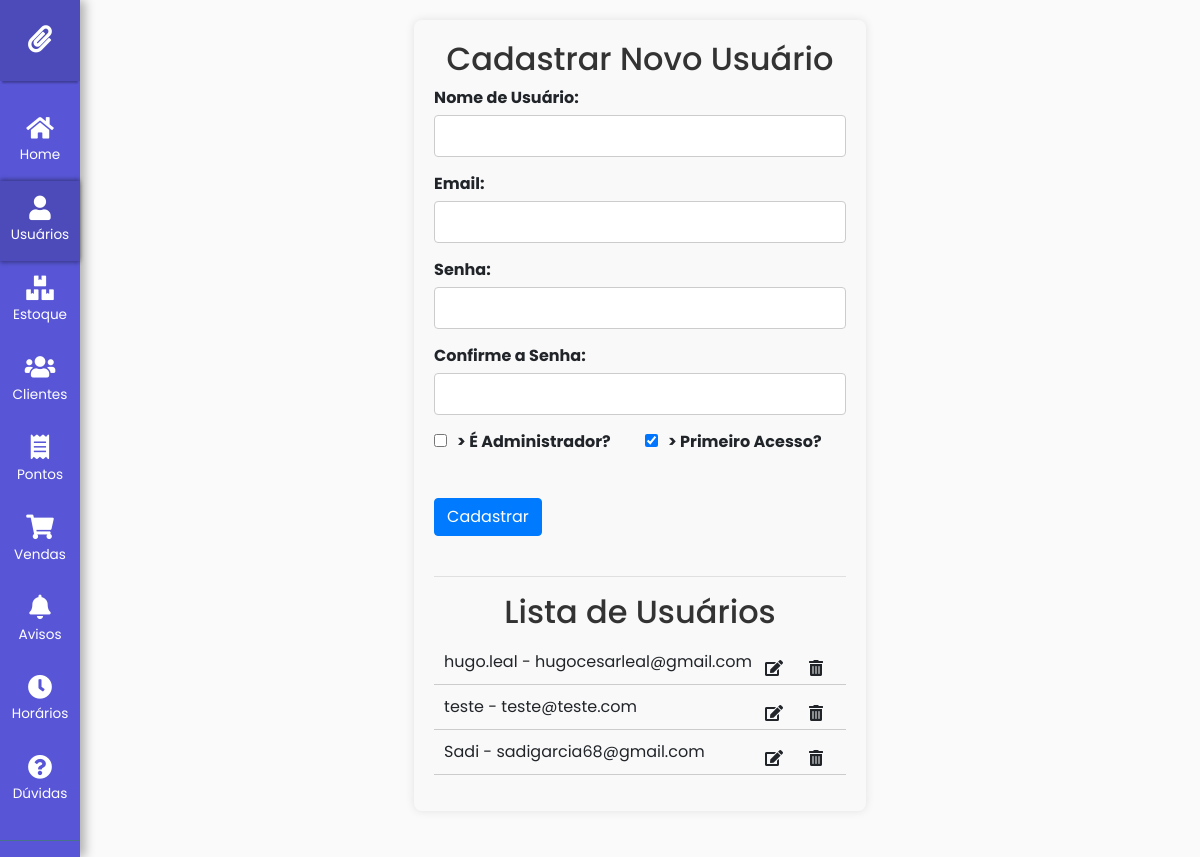
Before: /usuarios/ (signed in) with the older database file.
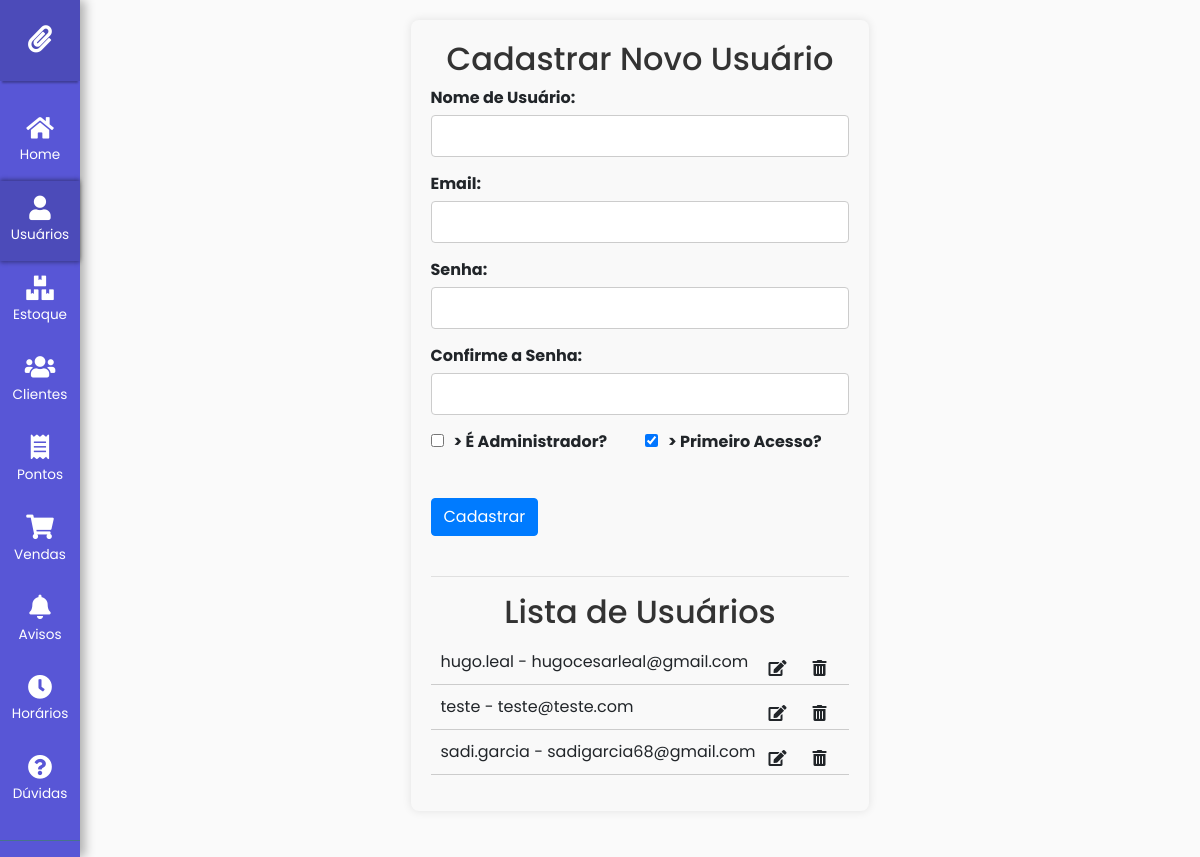
After: the same page with the newer database file.
### core/models.py (models this page shows, shortened)
class CustomUser(AbstractUser):
    is_admin = models.BooleanField(default=False)
    primeiro_acesso = models.BooleanField(default=True)

### usuarios/views.py (the view)
# urls.py: path('usuarios/', include('usuarios.urls', namespace='usuarios')),
@user_passes_test(is_admin)
def usuarios(request):
    if request.user.primeiro_acesso:
        return redirect('usuarios:trocar-senha')
    if request.method == "POST":
        form = CustomUserCreationForm(request.POST)
        if form.is_valid():
            form.save()
            messages.success(request, 'Usuário criado com sucesso!')
            return redirect('usuarios:usuarios')
    else:
        form = CustomUserCreationForm()
    users = get_user_model().objects.all()
    return TemplateResponse(request, 'usuarios.html', {'form': form, 'users': users})

### usuarios/forms.py
class CustomUserCreationForm(UserCreationForm):
    email = forms.EmailField(required=True)
    is_admin = forms.BooleanField(required=False, initial=False)
    primeiro_acesso = forms.BooleanField(required=False, initial=True)
    class Meta:
        model = CustomUser
        fields = ('username', 'email', 'password1', 'password2', 'is_admin', 'primeiro_acesso')

### core/utils.py (called while the page is built)
def is_admin(user):
    return user.is_staff

### usuarios/templates/usuarios.html (shortened to what this page needs)
{% extends base_template %}
{% block body %}
<div class="usuarios-container">
    <h2>Cadastrar Novo Usuário</h2>
    <form method="POST">
        <div class="form-group">
            <label for="id_username">Nome de Usuário:</label>
            {{ form.username }}
        </div>
        <div class="form-group">
            <label for="id_email">Email:</label>
            {{ form.email }}
        </div>
        <div class="form-group">
            <label for="id_password1">Senha:</label>
            {{ form.password1 }}
        </div>
        <div class="form-group">
            <label for="id_password2">Confirme a Senha:</label>
            {{ form.password2 }}
        </div>
        <div class="form-row">
            <div class="form-group col-md-6">
                <label for="id_is_admin">
                <input type="checkbox" id="id_is_admin" name="is_admin" {{ form.is_admin }}> É Administrador?
                </label>
            </div>
            <div class="form-group col-md-6">
                <label for="id_primeiro_acesso">
                <input type="checkbox" id="id_primeiro_acesso" name="primeiro_acesso" {{ form.primeiro_acesso }}> Primeiro Acesso?
                </label>
            </div>
        </div>
        <button class="btn btn-primary my-4" type="submit">Cadastrar</button>
    </form>
    <hr>
    <h2>Lista de Usuários</h2>
    <ul>
        {% for user in users %}
            <li>
                {{ user.username }} - {{ user.email }}
                <button class="btn btn-ExcluirUsuario float-right" data-toggle="modal" data-target="#modalExcluirUsuario" data-id="{{ user.pk }}">
                    <i class="fas fa-trash-alt"></i></button>
                <button class="btn btn-EditarUsuario float-right" data-toggle="modal" data-target="#modalEditarUsuario" data-id="{{ user.pk }}">
                    <i class="fas fa-edit"></i></button>
            </li>
        {% endfor %}
    </ul>
</div>
{% endblock %}

### core/templates/base.html (shortened to what this page needs)
{% load static %}
{% load custom_tags %}
<!DOCTYPE html>
<html lang="pt-br">
<head>
  <link rel="stylesheet" href="https://cdnjs.cloudflare.com/ajax/libs/font-awesome/5.15.4/css/all.min.css">
  <link rel="stylesheet" href="https://stackpath.bootstrapcdn.com/bootstrap/4.5.2/css/bootstrap.min.css">
  <link rel="stylesheet" href="https://cdnjs.cloudflare.com/ajax/libs/toastr.js/latest/toastr.min.css">
  <link rel="stylesheet" href="https://cdn.jsdelivr.net/npm/bootstrap-icons@1.11.3/font/bootstrap-icons.min.css">
  <link href="https://cdn.jsdelivr.net/npm/@coreui/coreui@5.2.0/dist/css/coreui.min.css" rel="stylesheet">
  <link rel="stylesheet" href="https://cdn.jsdelivr.net/npm/@coreui/icons/css/all.min.css">
  <link rel="stylesheet" href="https://maxcdn.bootstrapcdn.com/font-awesome/4.5.0/css/font-awesome.min.css">
  <link rel="stylesheet" href="{% static 'css/base.css' %}">
</head>
<body>
<div class="sidebar-desktop">
  <div class="wrapper">
    <nav id="sidebar" class="active">
      <div class="sidebar-header" style="cursor: pointer;" onclick="window.location.href='{% url 'core:home' %}'">
      <div class="sb-icone">
        <i class="fas fa-paperclip"></i>
      </div>
      </div>
      {% if user.is_superuser %}
      <ul class="list-unstyled components">
        <li class="{% if request.path == '/' %}active{% endif %}">
          <a href="{% url 'core:home' %}">
            <i class="fas fa-home"></i>
            Home
          </a>
        </li>
        <li class="{% if request.path == '/usuarios/' %}active{% endif %}">
          <a href="{% url 'usuarios:usuarios' %}">
            <i class="fas fa-user"></i>
            Usuários
          </a>
        </li>
        <li class="{% if request.path == '/estoque/' %}active{% endif %}">
          <a href="{% url 'estoque:listar-estoque-admin' %}">
            <i class="fas fa-boxes"></i>
            Estoque
          </a>
        </li>
        <li class="{% if request.path == '/clientes/' %}active{% endif %}">
          <a href="{% url 'clientes:admin-clientes' %}">
            <i class="fas fa-users"></i>
            Clientes
          </a>
        </li>
        <li class="{% if request.path == '/pontos/consulta-pontos/' %}active{% endif %}">
          <a href="{% url 'pontos:consulta_pontos' %}">
            <i class="fas fa-receipt"></i>
            Pontos
          </a>
        </li>
        <li class="{% if request.path == '/vendas/' %}active{% endif %}">
          <a href="{% url 'vendas:vendas-admin' %}">
            <i class="fas fa-shopping-cart"></i>
            Vendas
          </a>
        </li>
        <li class="{% if request.path == '/avisos/' %}active{% endif %}">
          <a href="{% url 'avisos:listar-avisos' %}">
            <i class="fas fa-bell"></i>
            Avisos
          </a>
        </li>
        <li class="{% if request.path == '/horarios/' %}active{% endif %}">
          <a href="{% url 'horarios:gerenciar-horarios' %}">
            <i class="fas fa-clock"></i>
            Horários
          </a>
        </li>
        <li class="{% if request.path == '/duvidas/' %}active{% endif %}">
          <a href="{% url 'duvidas:responder_duvidas' %}">
            <i class="fas fa-question-circle"></i>
            Dúvidas
          </a>
        </li>
      </ul>
      {% endif %}
    </nav>
          {% regroup horarios by get_dia_semana_display as grouped_horarios %}
    <div id="content">
      <div class="row">
        {% block body %}
        {% endblock %}
      </div>
    </div>
  </div>
</div>
</body>
</html>

### static/css/base.css (style rules this page uses)
body { font-family: 'Poppins', sans-serif; background: #fafafa; }
a, a:hover, a:focus { color: inherit; text-decoration: none; transition: all 0.3s; }
i, span { display: inline-block; }
.wrapper { display: flex; align-items: stretch; }
#sidebar { min-width: 250px; max-width: 250px; background: #5856D6; color: #fff; transition: all 0.3s; box-shadow: 10px 0 10px rgba(0, 0, 0, 0.4); }
#sidebar.active { min-width: 80px; max-width: 80px; text-align: center; box-shadow: 5px 0 10px rgba(0, 0, 0, 0.3); }
#sidebar .sidebar-header .sb-icone { display: none; font-size: 1.7em; text-align: center; width: 100%; }
#sidebar.active .sidebar-header .sb-icone { display: block; }
#sidebar ul li a { text-align: left; }
#sidebar.active ul li a { padding: 15px 15px; text-align: center; font-size: 0.85em; display: flex; flex-direction: column; align-items: center; }
#sidebar.active ul li a i { margin-right: 0; display: block; font-size: 1.8em; margin-bottom: 5px; }
#sidebar .sidebar-header { padding: 20px; background:rgb(76, 75, 185); box-shadow: 0 4px 2px -2px rgba(0, 0, 0, 0.3); }
#sidebar ul.components { padding: 20px 0; border-bottom: 1px solid #47748b; }
#sidebar ul li a { padding: 10px; font-size: 1.1em; display: block; }
#sidebar ul li a i { margin-right: 10px; }
#sidebar ul li.active>a, a[aria-expanded="true"] { color: #fff; background: rgb(76, 75, 185); box-shadow: 0 -2px 4px rgba(0, 0, 0, 0.3), 0 2px 4px rgba(0, 0, 0, 0.3); }
#content { width: 100%; padding: 20px; min-height: 100vh; transition: all 0.3s; }

Changed rows visible on the page:
removed CustomUser: username "Sadi", email "sadigarcia68@gmail.com"
added CustomUser: username "sadi.garcia", email "sadigarcia68@gmail.com"
